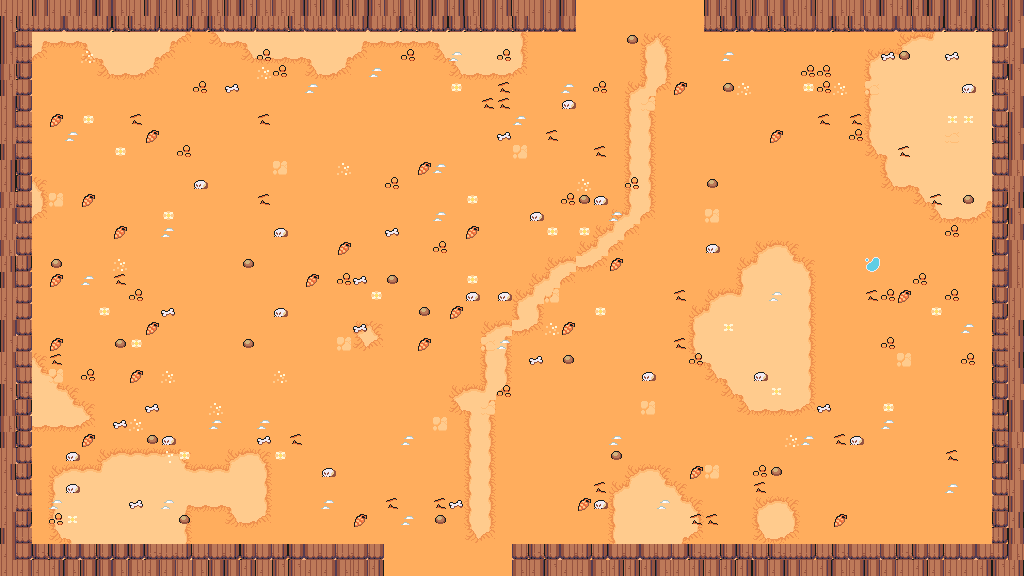

Below is a game level as drawn by its tile map, then a one-line description and the .tmx that defines it (tile-layer data replaced by summaries):
An orthogonal 64x36 tile map with 16x16 px tiles, 7 tile layers (floor, ground, path, decor, ...), 5 tilesets and 39 objects (19x prop, 9x spawn, 8x obstacle, 2x door, playerStart).

<map version="1.10" tiledversion="1.11.0" orientation="orthogonal" renderorder="right-down" width="64" height="36" tilewidth="16" tileheight="16" infinite="0" nextlayerid="9" nextobjectid="40">
 <properties>
    <property name="chapter" type="int" value="4" />
    <property name="room" type="int" value="15" />
    <property name="isBossRoom" type="bool" value="false" />
 </properties>
 <tileset firstgid="1" source="desert.tsx" />
 <tileset firstgid="241" source="camp.tsx" />
 <tileset firstgid="448" source="floordetail.tsx" />
 <tileset firstgid="528" source="relief.tsx" />
 <tileset firstgid="768" source="tilefloor.tsx" />
 <layer id="1" name="floor" width="64" height="36">
  <data>[2304 cells, 2304 non-empty, 1 distinct tile ids]</data>
 </layer>
 <layer id="2" name="ground" width="64" height="36">
  <data>[2304 cells, 492 non-empty, 13 distinct tile ids]</data>
 </layer>
 <layer id="3" name="path" width="64" height="36">
  <data>[2304 cells, 77 non-empty, 10 distinct tile ids]</data>
 </layer>
 <layer id="4" name="decor" width="64" height="36">
  <data>[2304 cells, 209 non-empty, 11 distinct tile ids]</data>
 </layer>
 <layer id="5" name="border-back" width="64" height="36">
  <data>[2304 cells, 352 non-empty, 12 distinct tile ids]</data>
 </layer>
 <layer id="6" name="border-mid" width="64" height="36">
  <data>[2304 cells, 0 non-empty, 0 distinct tile ids]</data>
 </layer>
 <layer id="7" name="border-front" width="64" height="36">
  <data>[2304 cells, 0 non-empty, 0 distinct tile ids]</data>
 </layer>
 <objectgroup id="8" name="objects">
  <object id="1" name="playerStart" x="448" y="336"><point /></object>
  <object id="2" name="spawn" x="328" y="368">
   <properties>
    <property name="role" value="chaser" />
    <property name="wave" type="int" value="1" />
    <property name="elite" type="bool" value="false" />
   </properties>
  <point /></object>
  <object id="3" name="spawn" x="296" y="240">
   <properties>
    <property name="role" value="caster" />
    <property name="wave" type="int" value="1" />
    <property name="elite" type="bool" value="false" />
   </properties>
  <point /></object>
  <object id="4" name="spawn" x="536" y="424">
   <properties>
    <property name="role" value="tank" />
    <property name="wave" type="int" value="2" />
    <property name="elite" type="bool" value="false" />
   </properties>
  <point /></object>
  <object id="5" name="spawn" x="472" y="464">
   <properties>
    <property name="role" value="chaser" />
    <property name="wave" type="int" value="2" />
    <property name="elite" type="bool" value="false" />
   </properties>
  <point /></object>
  <object id="6" name="spawn" x="352" y="448">
   <properties>
    <property name="role" value="splitter" />
    <property name="wave" type="int" value="2" />
    <property name="elite" type="bool" value="false" />
   </properties>
  <point /></object>
  <object id="7" name="spawn" x="472" y="152">
   <properties>
    <property name="role" value="caster" />
    <property name="wave" type="int" value="3" />
    <property name="elite" type="bool" value="false" />
   </properties>
  <point /></object>
  <object id="8" name="spawn" x="560" y="400">
   <properties>
    <property name="role" value="tank" />
    <property name="wave" type="int" value="3" />
    <property name="elite" type="bool" value="false" />
   </properties>
  <point /></object>
  <object id="9" name="spawn" x="576" y="264">
   <properties>
    <property name="role" value="chaser" />
    <property name="wave" type="int" value="3" />
    <property name="elite" type="bool" value="false" />
   </properties>
  <point /></object>
  <object id="10" name="spawn" x="264" y="336">
   <properties>
    <property name="role" value="caster" />
    <property name="wave" type="int" value="3" />
    <property name="elite" type="bool" value="true" />
   </properties>
  <point /></object>
  <object id="11" name="door" x="448" y="568"><point /></object>
  <object id="12" name="door" x="648" y="8"><point /></object>
  <object id="13" name="obstacle" x="0" y="544" width="384" height="32">
   <properties>
    <property name="kind" value="edge" />
   </properties>
  </object>
  <object id="14" name="obstacle" x="512" y="544" width="512" height="32">
   <properties>
    <property name="kind" value="edge" />
   </properties>
  </object>
  <object id="15" name="obstacle" x="0" y="0" width="576" height="32">
   <properties>
    <property name="kind" value="edge" />
   </properties>
  </object>
  <object id="16" name="obstacle" x="704" y="0" width="320" height="32">
   <properties>
    <property name="kind" value="edge" />
   </properties>
  </object>
  <object id="17" name="obstacle" x="0" y="32" width="32" height="512">
   <properties>
    <property name="kind" value="edge" />
   </properties>
  </object>
  <object id="18" name="obstacle" x="992" y="32" width="32" height="512">
   <properties>
    <property name="kind" value="edge" />
   </properties>
  </object>
  <object id="19" name="obstacle" x="800" y="240" width="48" height="48">
   <properties>
    <property name="kind" value="pit" />
   </properties>
  </object>
  <object id="20" name="obstacle" x="192" y="208" width="48" height="16">
   <properties>
    <property name="kind" value="wall" />
   </properties>
  </object>
  <object id="21" name="prop" x="736" y="192" width="64" height="42">
   <properties>
    <property name="key" value="palm-cluster" />
   </properties>
  </object>
  <object id="22" name="prop" x="784" y="176" width="64" height="42">
   <properties>
    <property name="key" value="palm-cluster-dusty" />
   </properties>
  </object>
  <object id="23" name="prop" x="848" y="192" width="64" height="42">
   <properties>
    <property name="key" value="palm-cluster" />
   </properties>
  </object>
  <object id="24" name="prop" x="736" y="240" width="32" height="32">
   <properties>
    <property name="key" value="palm-single" />
   </properties>
  </object>
  <object id="25" name="prop" x="848" y="336" width="16" height="18">
   <properties>
    <property name="key" value="desert-potted-palm" />
   </properties>
  </object>
  <object id="26" name="prop" x="800" y="320" width="32" height="32">
   <properties>
    <property name="key" value="rock-sandstone" />
   </properties>
  </object>
  <object id="27" name="prop" x="112" y="56" width="16" height="16">
   <properties>
    <property name="key" value="rock-sandstone-small" />
   </properties>
  </object>
  <object id="28" name="prop" x="317" y="192" width="32" height="32">
   <properties>
    <property name="key" value="desert-well" />
   </properties>
  </object>
  <object id="29" name="prop" x="144" y="160" width="16" height="16">
   <properties>
    <property name="key" value="desert-shell" />
   </properties>
  </object>
  <object id="30" name="prop" x="288" y="128" width="16" height="16">
   <properties>
    <property name="key" value="desert-fish-bones" />
   </properties>
  </object>
  <object id="31" name="prop" x="384" y="144" width="16" height="15">
   <properties>
    <property name="key" value="desert-bush-dry" />
   </properties>
  </object>
  <object id="32" name="prop" x="312" y="376" width="32" height="32">
   <properties>
    <property name="key" value="tree-dead" />
   </properties>
  </object>
  <object id="33" name="prop" x="384" y="368" width="16" height="16">
   <properties>
    <property name="key" value="desert-agave" />
   </properties>
  </object>
  <object id="34" name="prop" x="240" y="480" width="16" height="15">
   <properties>
    <property name="key" value="desert-bush-dry" />
   </properties>
  </object>
  <object id="35" name="prop" x="96" y="528" width="16" height="15">
   <properties>
    <property name="key" value="desert-bush-dry" />
   </properties>
  </object>
  </objectgroup>
</map>
<!-- 4 of 39 objects omitted -->
